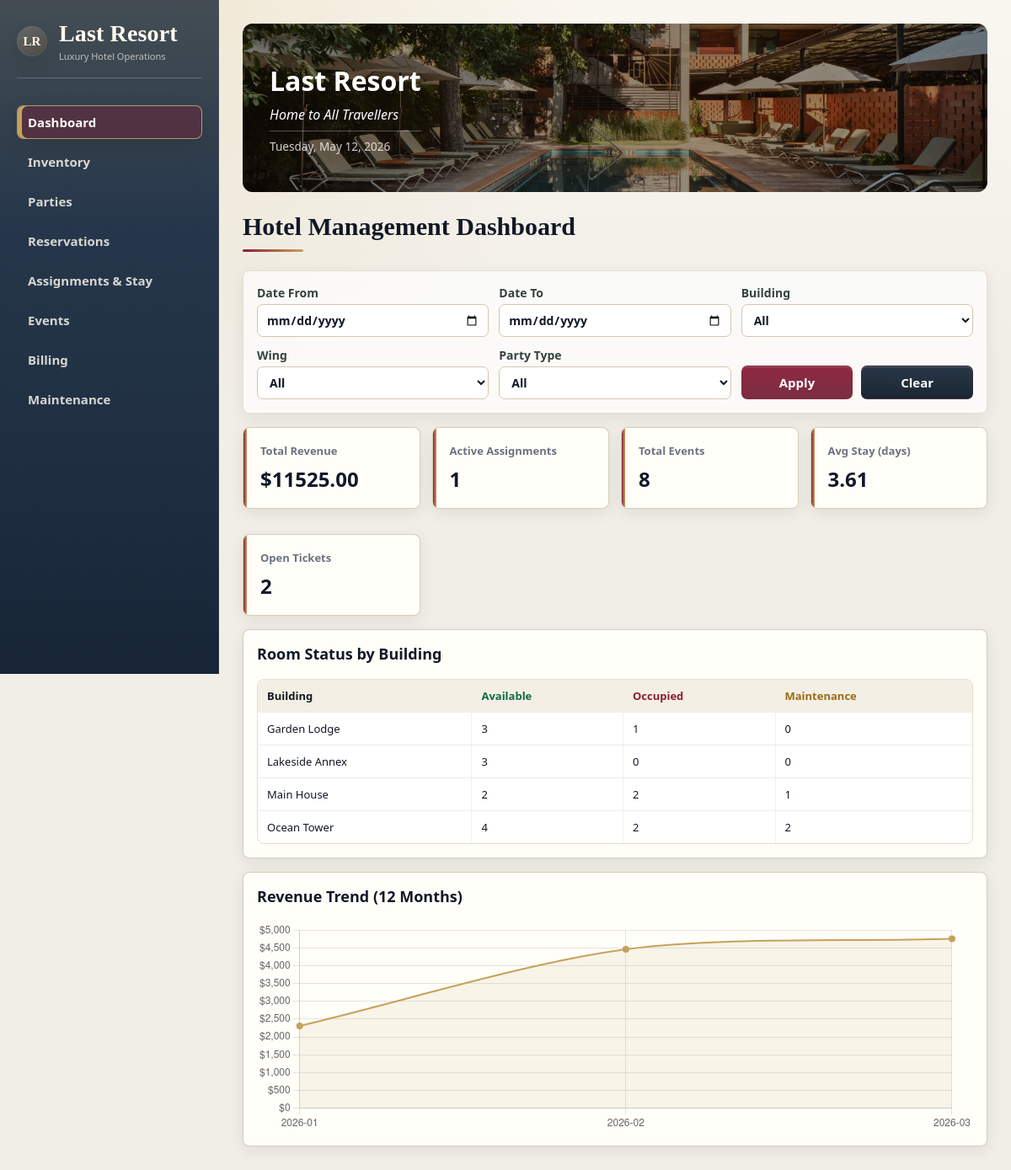
/dashboard, run on the app's committed database.
### tables this page shows
CREATE TABLE building (
    buildingId INTEGER PRIMARY KEY,
    hotelId INTEGER NOT NULL,
    buildingName TEXT NOT NULL,
    FOREIGN KEY (hotelId) REFERENCES hotel(hotelId)
);

### app.py (the view, shortened to what this page needs)
    @app.route("/dashboard")
    def dashboard():
        db = get_db()
        sync_maintenance_room_status(db)
        db.commit()
        date_from   = request.args.get("date_from",   "")
        date_to     = request.args.get("date_to",     "")
        building_id = request.args.get("building_id", "")
        wing_code   = request.args.get("wing_code",   "")
        party_type  = request.args.get("party_type",  "")
        _room_scope_sql = """
            EXISTS (
                SELECT 1 FROM room_assignment _ra
                JOIN room     _rm ON _rm.roomId    = _ra.roomId
                JOIN floor    _fl ON _fl.floorId   = _rm.floorId
                JOIN wing     _w  ON _w.wingId     = _fl.wingId
                JOIN building _b  ON _b.buildingId = _w.buildingId
                WHERE _ra.reservationId = r.reservationId
                  AND (? = '' OR _b.buildingId = ?)
                  AND (? = '' OR _w.wingCode   = ?)
            )"""
        _rs_params = [building_id, building_id, wing_code, wing_code]
        rev_f: list[str] = [_room_scope_sql]
        rev_p: list[Any] = list(_rs_params)
        if date_from:
            rev_f.append("c.dateIncurred >= ?"); rev_p.append(date_from)
        if date_to:
            rev_f.append("c.dateIncurred <= ?"); rev_p.append(date_to)
        if party_type:
            rev_f.append("p.partyType = ?"); rev_p.append(party_type)
        revenue = db.execute(
            f"""
            SELECT COALESCE(SUM(c.chargeAmount), 0) AS total_revenue
            FROM charge c
            JOIN stay s        ON s.stayId        = c.stayId
            JOIN reservation r ON r.reservationId = s.reservationId
            JOIN party p       ON p.partyId       = r.partyId
            WHERE {' AND '.join(rev_f)}
            """,
            rev_p,
        ).fetchone()["total_revenue"]
        evt_f: list[str] = []
        evt_p: list[Any] = []
        if date_from:
            evt_f.append("date(e.startTime) >= date(?)"); evt_p.append(date_from)
        if date_to:
            evt_f.append("date(e.endTime) <= date(?)"); evt_p.append(date_to)
        if party_type:
            evt_f.append("p.partyType = ?"); evt_p.append(party_type)
        evt_where = f"WHERE {' AND '.join(evt_f)}" if evt_f else ""
        total_events = db.execute(
            f"""
            SELECT COUNT(DISTINCT e.eventId) AS total_events
            FROM event e
            JOIN party p ON p.partyId = e.hostPartyId
            {evt_where}
            """,
            evt_p,
        ).fetchone()["total_events"]
        stay_f: list[str] = ["s.checkoutTime IS NOT NULL", _room_scope_sql]
        stay_p: list[Any] = list(_rs_params)
        if date_from:
            stay_f.append("date(s.checkinTime) >= date(?)"); stay_p.append(date_from)
        if date_to:
            stay_f.append("date(s.checkoutTime) <= date(?)"); stay_p.append(date_to)
        if party_type:
            stay_f.append("p.partyType = ?"); stay_p.append(party_type)
        avg_stay_days = db.execute(
            f"""
            SELECT COALESCE(ROUND(AVG(julianday(s.checkoutTime) - julianday(s.checkinTime)), 2), 0) AS avg_days
            FROM stay s
            JOIN reservation r ON r.reservationId = s.reservationId
            JOIN party p       ON p.partyId       = r.partyId
            WHERE {' AND '.join(stay_f)}
            """,
            stay_p,
        ).fetchone()["avg_days"]
        active_assignments = db.execute(
            """
            SELECT COUNT(*) AS cnt
            FROM room_assignment ra
            JOIN room     rm ON rm.roomId    = ra.roomId
            JOIN floor    fl ON fl.floorId   = rm.floorId
            JOIN wing     w  ON w.wingId     = fl.wingId
            JOIN building b  ON b.buildingId = w.buildingId
            JOIN reservation r ON r.reservationId = ra.reservationId
            JOIN party p ON p.partyId = r.partyId
            LEFT JOIN (
                SELECT reservationId, MAX(stayId) AS latest_stay
                FROM stay GROUP BY reservationId
            ) ls ON ls.reservationId = ra.reservationId
            LEFT JOIN stay s ON s.stayId = ls.latest_stay
            WHERE (s.checkoutTime IS NULL OR s.stayId IS NULL)
              AND (? = '' OR b.buildingId = ?)
              AND (? = '' OR w.wingCode   = ?)
              AND (? = '' OR p.partyType  = ?)
            """,
            [building_id, building_id, wing_code, wing_code, party_type, party_type],
        ).fetchone()["cnt"]
        open_tickets = db.execute(
            """
            SELECT COUNT(*) AS cnt
            FROM maintenance_ticket mt
            JOIN room     rm ON rm.roomId    = mt.roomId
            JOIN floor    fl ON fl.floorId   = rm.floorId
            JOIN wing     w  ON w.wingId     = fl.wingId
            JOIN building b  ON b.buildingId = w.buildingId
            WHERE lower(mt.status) <> 'resolved'
              AND (? = '' OR b.buildingId = ?)
              AND (? = '' OR w.wingCode   = ?)
            """,
            [building_id, building_id, wing_code, wing_code],
        ).fetchone()["cnt"]
        occupancy = db.execute(
            """
            SELECT
                b.buildingName,
                SUM(CASE WHEN lower(r.currentStatus) = 'occupied'    THEN 1 ELSE 0 END) AS occupied,
                SUM(CASE WHEN lower(r.currentStatus) = 'available'   THEN 1 ELSE 0 END) AS available,
                SUM(CASE WHEN lower(r.currentStatus) = 'maintenance' THEN 1 ELSE 0 END) AS maintenance
            FROM room r
            JOIN floor f ON f.floorId = r.floorId
            JOIN wing w ON w.wingId = f.wingId
            JOIN building b ON b.buildingId = w.buildingId
            WHERE (? = '' OR b.buildingId = ?) AND (? = '' OR w.wingCode = ?)
            GROUP BY b.buildingId, b.buildingName
            ORDER BY b.buildingName
            """,
            (building_id, building_id, wing_code, wing_code),
        ).fetchall()
        buildings = db.execute("SELECT buildingId, buildingName FROM building ORDER BY buildingName").fetchall()
        import json as _json
        wing_rows = db.execute(
            "SELECT wingCode, GROUP_CONCAT(buildingId) AS bids FROM wing GROUP BY wingCode ORDER BY wingCode"
        ).fetchall()
        wings = [
            {"wingCode": r["wingCode"], "buildingIds": [int(x) for x in r["bids"].split(",")]}
            for r in wing_rows
        ]
        wings_json = _json.dumps(wings)
        party_types = db.execute("SELECT DISTINCT partyType FROM party ORDER BY partyType").fetchall()
        trend_f: list[str] = ["c.dateIncurred >= date('now', '-12 months')", _room_scope_sql]
        trend_p: list[Any] = list(_rs_params)
        if date_from:
            trend_f.append("c.dateIncurred >= ?"); trend_p.append(date_from)
        if date_to:
            trend_f.append("c.dateIncurred <= ?"); trend_p.append(date_to)
        if party_type:
            trend_f.append("p.partyType = ?"); trend_p.append(party_type)
        revenue_trend = db.execute(
            f"""
            SELECT strftime('%Y-%m', c.dateIncurred) AS month,
                   COALESCE(SUM(c.chargeAmount), 0) AS monthly_revenue
            FROM charge c
            JOIN stay s        ON s.stayId        = c.stayId
            JOIN reservation r ON r.reservationId = s.reservationId
            JOIN party p       ON p.partyId       = r.partyId
            WHERE {' AND '.join(trend_f)}
            GROUP BY month
            ORDER BY month ASC
            """,
            trend_p,
        ).fetchall()
        trend_labels = [row["month"] for row in revenue_trend]
        trend_data = [row["monthly_revenue"] for row in revenue_trend]
        return render_template(
            "dashboard.html",
            revenue=revenue,
            total_events=total_events,
            avg_stay_days=avg_stay_days,
            active_assignments=active_assignments,
            open_tickets=open_tickets,
            occupancy=occupancy,
            buildings=buildings,
            wings=wings,
            wings_json=wings_json,
            party_types=party_types,
            trend_labels=trend_labels,
            trend_data=trend_data,
            filters={
                "date_from": date_from,
                "date_to": date_to,
                "building_id": building_id,
                "wing_code": wing_code,
                "party_type": party_type,
            },
        )

### app.py (called while the page is built)
def get_db() -> sqlite3.Connection:
    if "db" not in g:
        conn = sqlite3.connect(DB_PATH)
        conn.row_factory = sqlite3.Row
        conn.execute("PRAGMA foreign_keys = ON;")
        g.db = conn
    return g.db

def sync_maintenance_room_status(db: sqlite3.Connection, room_id: str | None = None) -> None:
    if room_id:
        db.execute(
            """
            UPDATE room
            SET currentStatus = 'Maintenance'
            WHERE roomId = ?
              AND EXISTS (
                  SELECT 1
                  FROM maintenance_ticket mt
                  WHERE mt.roomId = room.roomId
                    AND LOWER(mt.status) <> 'resolved'
              )
            """,
            (room_id,),
        )
    else:
        db.execute(
            """
            UPDATE room
            SET currentStatus = 'Maintenance'
            WHERE EXISTS (
                SELECT 1
                FROM maintenance_ticket mt
                WHERE mt.roomId = room.roomId
                  AND LOWER(mt.status) <> 'resolved'
            )
            """
        )

### templates/dashboard.html (shortened to what this page needs)
{% extends "base.html" %}
{% block content %}
<div class="dashboard-banner">
    <img src="{{ url_for('static', filename='images/hotel_pic.jpg') }}"
         alt="Last Resort Hotel"
         class="hotel-banner-img">
    <div class="banner-overlay">
        <div class="banner-content">
            <h1>Last Resort</h1>
            <p class="banner-subtitle">Home to All Travellers</p>
            <div class="banner-date" id="currentDate"></div>
        </div>
    </div>
</div>
<h2>Hotel Management Dashboard</h2>
<form method="get" class="grid-form">
    <label>Date From <input type="date" name="date_from" value="{{ filters.date_from }}"></label>
    <label>Date To <input type="date" name="date_to" value="{{ filters.date_to }}"></label>
    <label>Building
        <select name="building_id" id="sel-building">
            <option value="">All</option>
        </select>
    </label>
    <label>Wing
        <select name="wing_code" id="sel-wing">
            <option value="">All</option>
        </select>
    </label>
    <label>Party Type
        <select name="party_type">
            <option value="">All</option>
        </select>
    </label>
    <div class="dashboard-filter-actions">
        <button type="submit" class="btn">Apply</button>
        <a href="{{ url_for('dashboard') }}" class="btn btn-secondary">Clear</a>
    </div>
</form>
<section class="kpi-grid">
    <article class="card"><h3>Total Revenue</h3><p>${{ '%.2f'|format(revenue) }}</p></article>
    <article class="card"><h3>Active Assignments</h3><p>{{ active_assignments }}</p></article>
    <article class="card"><h3>Total Events</h3><p>{{ total_events }}</p></article>
    <article class="card"><h3>Avg Stay (days)</h3><p>{{ avg_stay_days }}</p></article>
    <article class="card"><h3>Open Tickets</h3><p>{{ open_tickets }}</p></article>
</section>
<section class="card">
    <h3>Room Status by Building</h3>
    <table>
        <thead>
            <tr>
                <th>Building</th>
                <th class="metric-available">Available</th>
                <th class="metric-occupied">Occupied</th>
                <th class="metric-maintenance">Maintenance</th>
            </tr>
        </thead>
        <tbody>
        {% for row in occupancy %}
            <tr>
                <td>{{ row.buildingName }}</td>
                <td>{{ row.available }}</td>
                <td>{{ row.occupied }}</td>
                <td>{{ row.maintenance }}</td>
            </tr>
        {% endfor %}
        </tbody>
    </table>
</section>
<section class="card">
    <h3>Revenue Trend (12 Months)</h3>
    <div style="height: 250px;">
        <canvas id="revenueChart"></canvas>
    </div>
</section>
<script>
// Display current date in banner
const dateElement = document.getElementById('currentDate');
if (dateElement) {
    const options = { weekday: 'long', year: 'numeric', month: 'long', day: 'numeric' };
    dateElement.textContent = new Date().toLocaleDateString('en-US', options);
}
// Wing filter logic
(function () {
    const WINGS = {{ wings_json | safe }};
    const wingBuildingMap = {};
    WINGS.forEach(w => { wingBuildingMap[w.wingCode] = w.buildingIds; });
    const selBuilding = document.getElementById('sel-building');
    const selWing     = document.getElementById('sel-wing');
    const allWingOpts = Array.from(selWing.querySelectorAll('option[value]:not([value=""])'));
    function filterWings() {
        const bid = selBuilding.value === '' ? null : parseInt(selBuilding.value);
        let activeSelected = false;
        allWingOpts.forEach(opt => {
            const bids  = wingBuildingMap[opt.value] || [];
            const match = bid === null || bids.includes(bid);
            opt.hidden   = !match;
            opt.disabled = !match;
            if (!match && opt.selected) opt.selected = false;
            if (match && opt.selected) activeSelected = true;
        });
        if (!activeSelected) {
            selWing.querySelector('option[value=""]').selected = true;
        }
    }
    selBuilding.addEventListener('change', filterWings);
    filterWings();
})();
// Revenue trend chart
const ctx = document.getElementById('revenueChart').getContext('2d');
new Chart(ctx, {
    type: 'line',
    data: {
        labels: {{ trend_labels | tojson }},
        datasets: [{
            label: 'Revenue ($)',
            data: {{ trend_data | tojson }},
            borderColor: '#c6a15b',
            backgroundColor: 'rgba(198, 161, 91, 0.1)',
            borderWidth: 2,
            fill: true,
            tension: 0.3,
            pointBackgroundColor: '#c6a15b'
        }]
    },
    options: {
        responsive: true,
        maintainAspectRatio: false,
        plugins: { legend: { display: false } },
        scales: {
            y: {
                beginAtZero: true,
                ticks: { callback: v => '$' + v.toLocaleString() }
            }
        }
    }
});
</script>
{% endblock %}

### templates/base.html (shortened to what this page needs)
<!doctype html>
<html lang="en">
<head>
    <link rel="stylesheet" href="{{ url_for('static', filename='styles.css') }}">
</head>
<body class="page-{{ request.endpoint or 'home' }}">
<div class="app-shell">
    <aside class="sidebar">
        <div class="brand">
            <span class="brand-mark" aria-hidden="true">LR</span>
            <div>
                <h1>Last Resort</h1>
                <p>Luxury Hotel Operations</p>
            </div>
        </div>
        <nav>
            {% set ep = request.endpoint %}
            <a href="{{ url_for('dashboard') }}"{% if ep == 'dashboard' %} class="active"{% endif %}>Dashboard</a>
            <a href="{{ url_for('inventory') }}"{% if ep == 'inventory' %} class="active"{% endif %}>Inventory</a>
            <a href="{{ url_for('parties') }}"{% if ep == 'parties' %} class="active"{% endif %}>Parties</a>
            <a href="{{ url_for('reservations') }}"{% if ep == 'reservations' %} class="active"{% endif %}>Reservations</a>
            <a href="{{ url_for('assignments') }}"{% if ep == 'assignments' %} class="active"{% endif %}>Assignments & Stay</a>
            <a href="{{ url_for('events') }}"{% if ep == 'events' %} class="active"{% endif %}>Events</a>
            <a href="{{ url_for('billing') }}"{% if ep == 'billing' %} class="active"{% endif %}>Billing</a>
            <a href="{{ url_for('maintenance') }}"{% if ep == 'maintenance' %} class="active"{% endif %}>Maintenance</a>
        </nav>
    </aside>
    <main class="content">
        {% block content %}{% endblock %}
    </main>
</div>
</body>
</html>

### data on the page
building: buildingName "Garden Lodge", available "3", occupied "1", maintenance "0"
building: buildingName "Lakeside Annex", available "3", occupied "0", maintenance "0"
building: buildingName "Main House", available "2", occupied "2", maintenance "1"
building: buildingName "Ocean Tower", available "4", occupied "2", maintenance "2"

### other printed values
{{ '%.2f'|format(revenue) }} "11525.00"
{{ active_assignments }} "1"
{{ total_events }} "8"
{{ avg_stay_days }} "3.61"
{{ open_tickets }} "2"
chart data {{ trend_labels | tojson }} ["2026-01", "2026-02", "2026-03"]
chart data {{ trend_data | tojson }} [2310.0, 4460.0, 4755.0]
